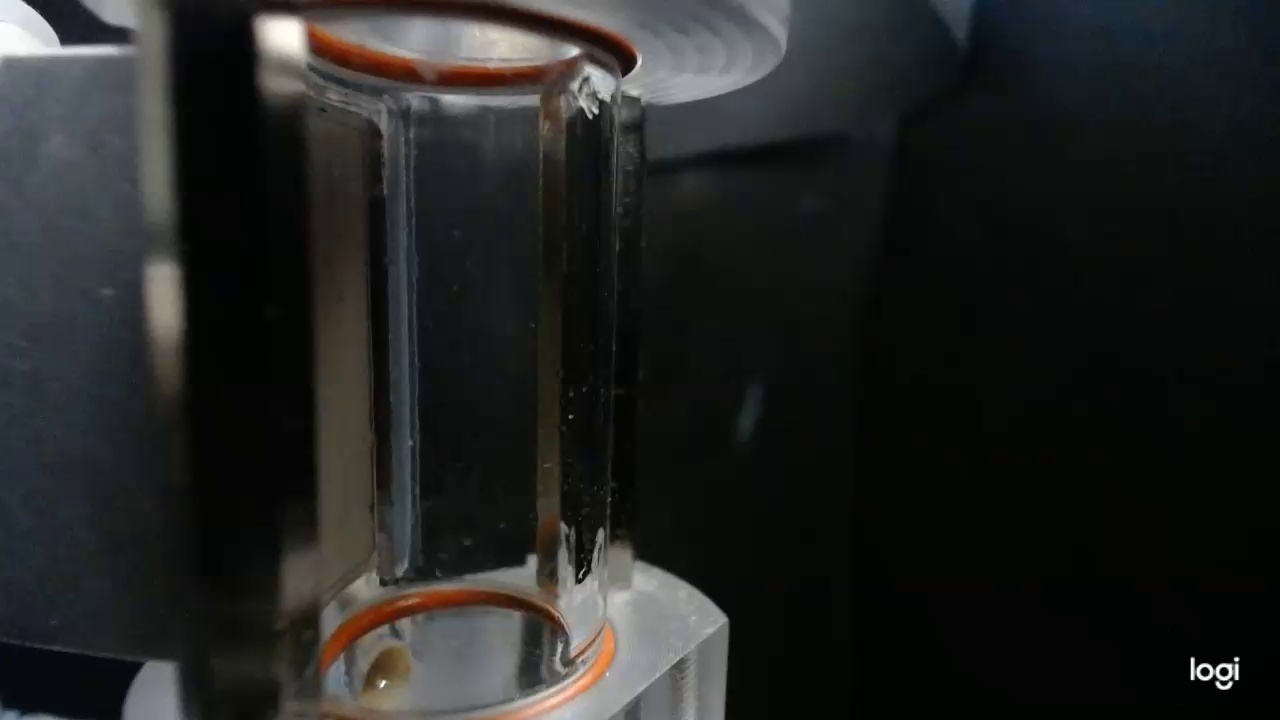
#> input picture frame0.jpg, 1280 x 720 px, found by its file name
$ python image_registration.py
#> lines starting #> are read from the running program, lines starting #| are printed output that depends on the picture
#!/usr/bin/env python3
# -*- coding: utf-8 -*-
"""
Created on Sat Jun 12 09:14:21 2021

@author: RileyBallachay
"""
from __future__ import print_function
import cv2
import numpy as np

MAX_FEATURES = 500
GOOD_MATCH_PERCENT = 0.99

def alignImages(im1, im2):

  # Convert images to grayscale
  im1Gray = cv2.cvtColor(im1, cv2.COLOR_BGR2GRAY)
  im2Gray = cv2.cvtColor(im2, cv2.COLOR_BGR2GRAY)

  # Detect ORB features and compute descriptors.
  orb = cv2.ORB_create(MAX_FEATURES)
  keypoints1, descriptors1 = orb.detectAndCompute(im1Gray, None)
  keypoints2, descriptors2 = orb.detectAndCompute(im2Gray, None)

  # Match features.
  matcher = cv2.DescriptorMatcher_create(cv2.DESCRIPTOR_MATCHER_BRUTEFORCE_HAMMING)
  matches = matcher.match(descriptors1, descriptors2, None)

  # Sort matches by score
  matches.sort(key=lambda x: x.distance, reverse=False)

  # Remove not so good matches
  numGoodMatches = int(len(matches) * GOOD_MATCH_PERCENT)
  matches = matches[:numGoodMatches]

  # Draw top matches
  imMatches = cv2.drawMatches(im1, keypoints1, im2, keypoints2, matches, None)
  cv2.imwrite("matches.jpg", imMatches)

  # Extract location of good matches
  points1 = np.zeros((len(matches), 2), dtype=np.float32)
  points2 = np.zeros((len(matches), 2), dtype=np.float32)

  for i, match in enumerate(matches):
    points1[i, :] = keypoints1[match.queryIdx].pt
    points2[i, :] = keypoints2[match.trainIdx].pt

  # Find homography
  h, mask = cv2.findHomography(points1, points2, cv2.RANSAC)

  # Use homography
  height, width, channels = im2.shape
  im1Reg = cv2.warpPerspective(im1, h, (width, height))

  return im1Reg, h

if __name__ == '__main__':

  # Read reference image
  refFilename = "frame0.jpg"
  print("Reading reference image : ", refFilename)
  imReference = cv2.imread(refFilename, cv2.IMREAD_COLOR)
#> imReference is the input picture: shape (720, 1280, 3); mean B, G, R 34.4, 35.5, 34

  # Read image to be aligned
  imFilename = "frame02.jpg"
  print("Reading image to align : ", imFilename);
  im = cv2.imread(imFilename, cv2.IMREAD_COLOR)
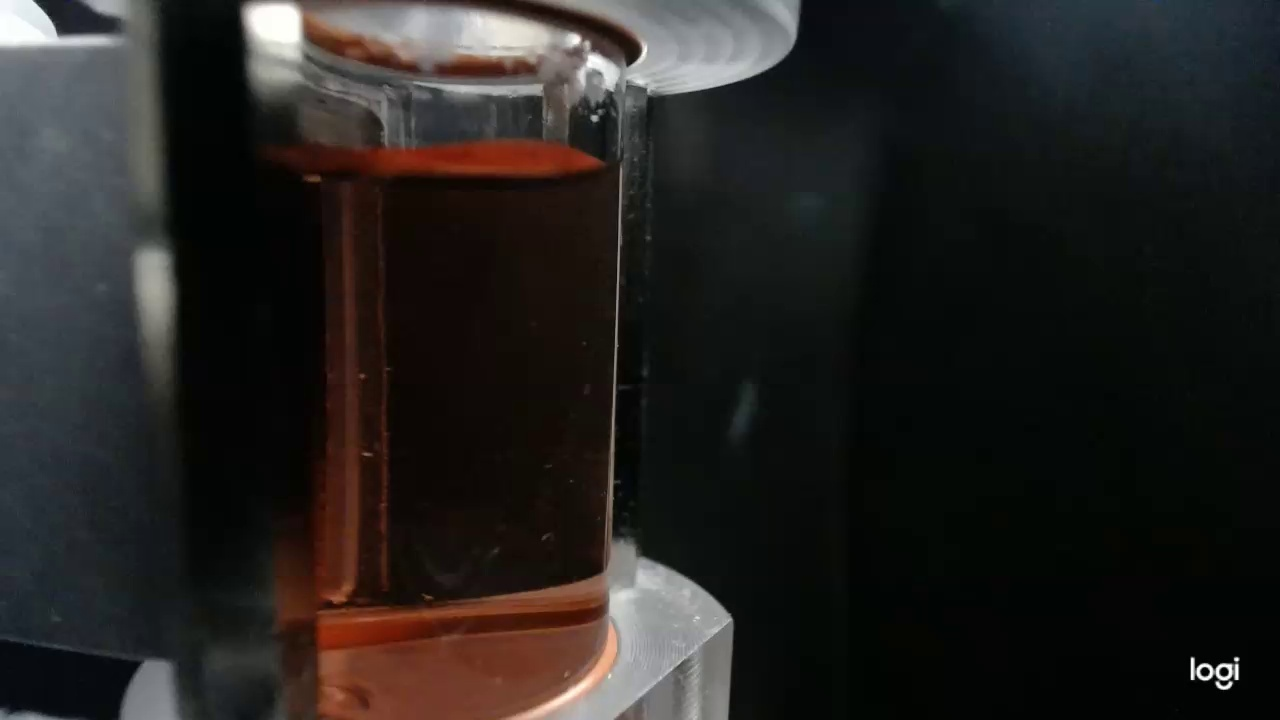
#> input picture frame02.jpg, 1280 x 720 px, found by its file name
#> im is the input picture: shape (720, 1280, 3); mean B, G, R 32.6, 34.4, 36.4

  print("Aligning images ...")
  # Registered image will be resotred in imReg.
  # The estimated homography will be stored in h.
  imReg, h = alignImages(im, imReference)
#> in alignImages, `im1Gray = cv2.cvtColor(im1, cv2.COLOR_BGR2GRAY)`:
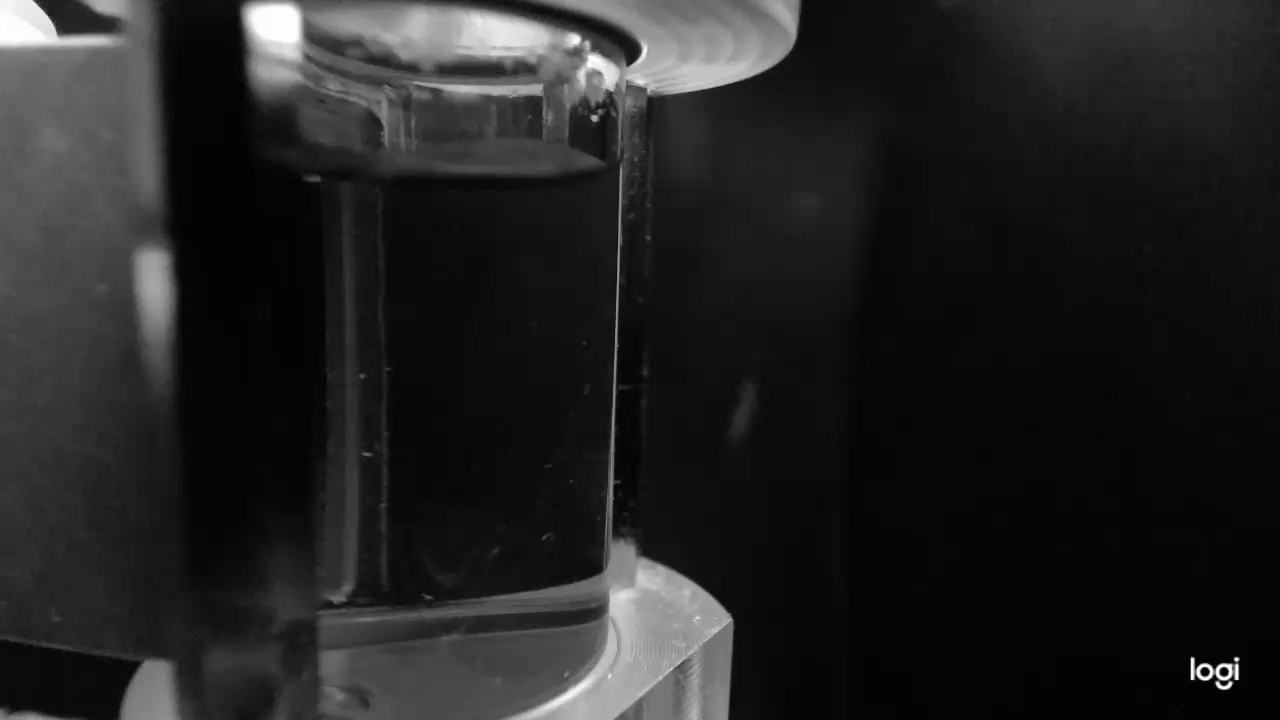
#> im1Gray: shape (720, 1280); min 1, max 255, mean 34.8
#> in alignImages, `keypoints1, descriptors1 = orb.detectAndCompute(im1Gray, None)`: keypoints1 = 497 keypoints; strongest (x, y, size): (1205, 668, 44.6), (1201, 671, 44.6), (1227, 671, 44.6), (1223, 668, 44.6)
#> in alignImages, `keypoints2, descriptors2 = orb.detectAndCompute(im2Gray, None)`: keypoints2 = 500 keypoints; strongest (x, y, size): (1205, 668, 44.6), (1201, 671, 44.6), (1223, 668, 44.6), (1221, 671, 44.6)
#> in alignImages, `matches = matcher.match(descriptors1, descriptors2, None)`: matches = 497 matches
#> (the run stopped early here; a loop or call above may not have finished)
